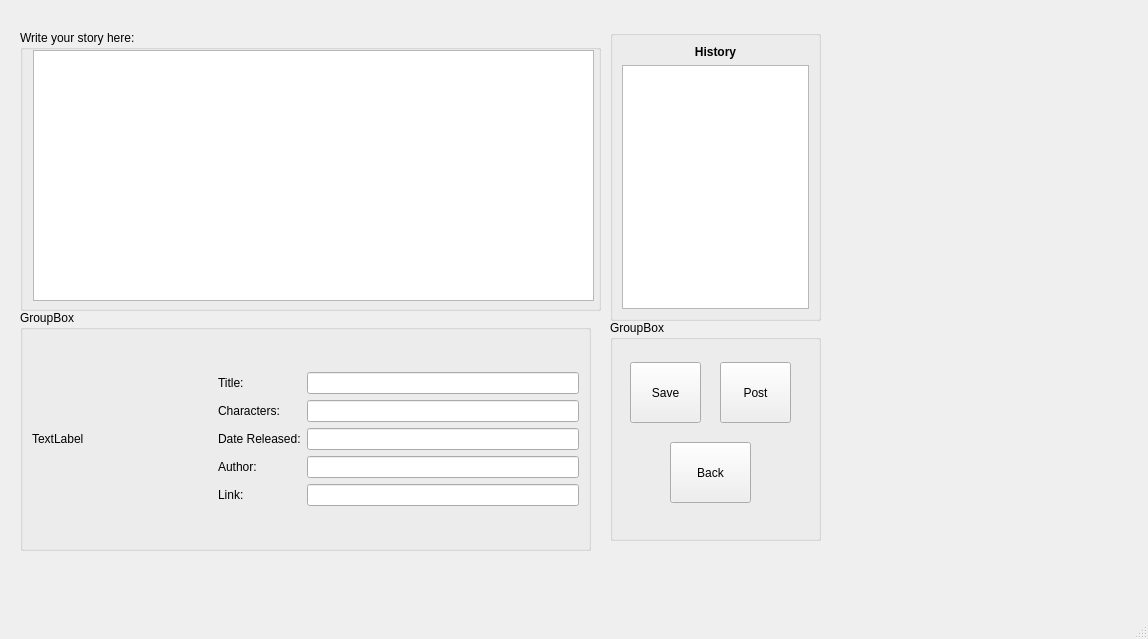
<?xml version="1.0" encoding="UTF-8"?>
<ui version="4.0">
 <class>MainWindow</class>
 <widget class="QMainWindow" name="MainWindow">
  <property name="geometry">
   <rect>
    <x>0</x>
    <y>0</y>
    <width>1148</width>
    <height>639</height>
   </rect>
  </property>
  <property name="windowTitle">
   <string>MainWindow</string>
  </property>
  <widget class="QWidget" name="centralwidget">
   <widget class="QGroupBox" name="groupBox">
    <property name="geometry">
     <rect>
      <x>20</x>
      <y>310</y>
      <width>571</width>
      <height>241</height>
     </rect>
    </property>
    <property name="title">
     <string>GroupBox</string>
    </property>
    <layout class="QGridLayout" name="gridLayout_2">
     <item row="0" column="1">
      <layout class="QGridLayout" name="gridLayout">
       <item row="2" column="1">
        <widget class="QLineEdit" name="lineEdit_3"/>
       </item>
       <item row="1" column="0">
        <widget class="QLabel" name="label_3">
         <property name="text">
          <string>Characters:</string>
         </property>
        </widget>
       </item>
       <item row="1" column="1">
        <widget class="QLineEdit" name="lineEdit_2"/>
       </item>
       <item row="2" column="0">
        <widget class="QLabel" name="label_4">
         <property name="text">
          <string>Date Released:</string>
         </property>
        </widget>
       </item>
       <item row="3" column="0">
        <widget class="QLabel" name="label_5">
         <property name="text">
          <string>Author:</string>
         </property>
        </widget>
       </item>
       <item row="0" column="1">
        <widget class="QLineEdit" name="lineEdit"/>
       </item>
       <item row="3" column="1">
        <widget class="QLineEdit" name="lineEdit_4"/>
       </item>
       <item row="0" column="0">
        <widget class="QLabel" name="label_2">
         <property name="text">
          <string>Title:</string>
         </property>
        </widget>
       </item>
       <item row="4" column="0">
        <widget class="QLabel" name="label_6">
         <property name="text">
          <string>Link:</string>
         </property>
        </widget>
       </item>
       <item row="4" column="1">
        <widget class="QLineEdit" name="lineEdit_5"/>
       </item>
      </layout>
     </item>
     <item row="0" column="0">
      <widget class="QLabel" name="label_7">
       <property name="minimumSize">
        <size>
         <width>180</width>
         <height>0</height>
        </size>
       </property>
       <property name="text">
        <string>TextLabel</string>
       </property>
      </widget>
     </item>
    </layout>
   </widget>
   <widget class="QGroupBox" name="groupBox_2">
    <property name="geometry">
     <rect>
      <x>610</x>
      <y>30</y>
      <width>211</width>
      <height>291</height>
     </rect>
    </property>
    <property name="title">
     <string/>
    </property>
    <layout class="QVBoxLayout" name="verticalLayout_2">
     <item>
      <layout class="QVBoxLayout" name="verticalLayout">
       <item>
        <widget class="QLabel" name="label">
         <property name="text">
          <string>&lt;html&gt;&lt;head/&gt;&lt;body&gt;&lt;p align=&quot;center&quot;&gt;&lt;span style=&quot; font-weight:600;&quot;&gt;History&lt;/span&gt;&lt;/p&gt;&lt;/body&gt;&lt;/html&gt;</string>
         </property>
        </widget>
       </item>
       <item>
        <widget class="QListView" name="Qlistview_da_viet"/>
       </item>
      </layout>
     </item>
    </layout>
   </widget>
   <widget class="QGroupBox" name="groupBox_3">
    <property name="geometry">
     <rect>
      <x>610</x>
      <y>320</y>
      <width>211</width>
      <height>221</height>
     </rect>
    </property>
    <property name="title">
     <string>GroupBox</string>
    </property>
    <widget class="QPushButton" name="pushButton">
     <property name="geometry">
      <rect>
       <x>20</x>
       <y>42</y>
       <width>71</width>
       <height>61</height>
      </rect>
     </property>
     <property name="text">
      <string>Save</string>
     </property>
    </widget>
    <widget class="QPushButton" name="pushButton_2">
     <property name="geometry">
      <rect>
       <x>110</x>
       <y>42</y>
       <width>71</width>
       <height>61</height>
      </rect>
     </property>
     <property name="text">
      <string>Post</string>
     </property>
    </widget>
    <widget class="QPushButton" name="pushButton_3">
     <property name="geometry">
      <rect>
       <x>60</x>
       <y>122</y>
       <width>81</width>
       <height>61</height>
      </rect>
     </property>
     <property name="text">
      <string>Back</string>
     </property>
    </widget>
   </widget>
   <widget class="QGroupBox" name="groupBox_4">
    <property name="geometry">
     <rect>
      <x>20</x>
      <y>30</y>
      <width>581</width>
      <height>281</height>
     </rect>
    </property>
    <property name="title">
     <string>Write your story here:</string>
    </property>
    <widget class="QTextEdit" name="textEdit">
     <property name="geometry">
      <rect>
       <x>13</x>
       <y>20</y>
       <width>561</width>
       <height>251</height>
      </rect>
     </property>
    </widget>
   </widget>
  </widget>
  <widget class="QMenuBar" name="menubar">
   <property name="geometry">
    <rect>
     <x>0</x>
     <y>0</y>
     <width>1148</width>
     <height>22</height>
    </rect>
   </property>
  </widget>
  <widget class="QStatusBar" name="statusbar"/>
 </widget>
 <resources/>
 <connections/>
</ui>
